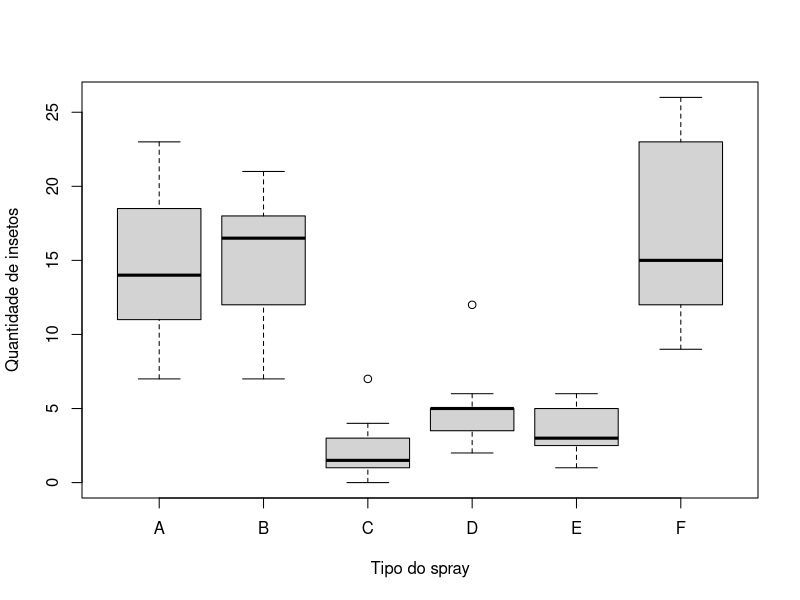

Recreate this plot in R.
## ---- chunk 1
knitr::opts_chunk$set(echo = TRUE)
## ---- chunk 2
library(datasets)
require(stats)
require(graphics)
data(InsectSprays);

boxplot(count ~ spray, data = InsectSprays, col = "lightgray",
xlab="Tipo do spray", ylab="Quantidade de insetos")
## ---- chunk 3
# modelo linear
summary(lm(count ~ spray, data = InsectSprays))$coef
# explicitando o modelo
summary(lm(count ~
I(1 * (spray == 'B')) + I(1 * (spray == 'C')) +
I(1 * (spray == 'D')) + I(1 * (spray == 'E')) +
I(1 * (spray == 'F'))
, data = InsectSprays))$coef
## ---- chunk 4
# e se incluirmos as 6 variáveis
summary(lm(count ~
I(1 * (spray == 'B')) + I(1 * (spray == 'C')) +
I(1 * (spray == 'D')) + I(1 * (spray == 'E')) +
I(1 * (spray == 'F')) + I(1 * (spray == 'A')), data =
InsectSprays))$coef
## ---- chunk 5
# e se omitirmos o intercepto
summary(lm(count ~ spray - 1, data = InsectSprays))$coef
unique(ave(InsectSprays$count, InsectSprays$spray))
# reordenando os níveis
spray2 <- relevel(InsectSprays$spray, "C")
summary(lm(count ~ spray2, data = InsectSprays))$coef
